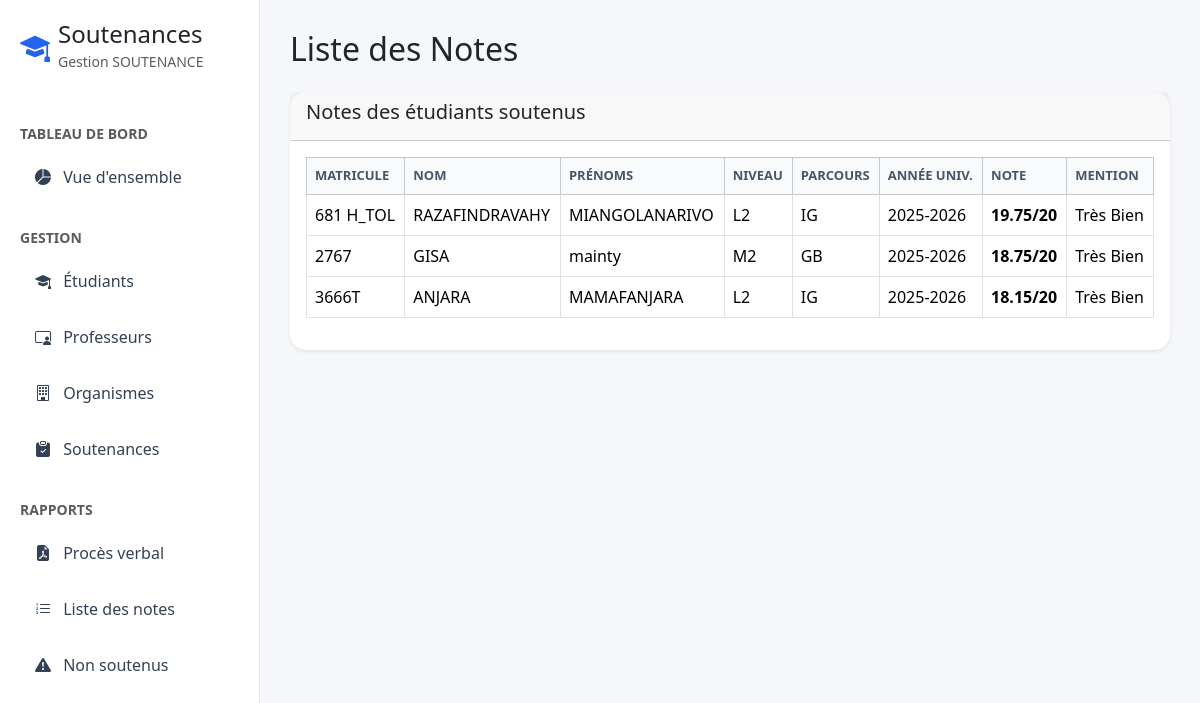
The page /pages/notes.php on the database its author committed.
### tables this page shows
CREATE TABLE `soutenir` (
  `id` int(11) NOT NULL,
  `matricule` varchar(20) NOT NULL,
  `idorg` int(11) NOT NULL,
  `annee_univ` varchar(20) NOT NULL,
  `note` decimal(4,2) NOT NULL,
  `president` varchar(255) NOT NULL,
  `examinateur` varchar(255) NOT NULL,
  `rapporteur_int` varchar(255) NOT NULL,
  `rapporteur_ext` varchar(255) NOT NULL,
  `date_soutenance` date NOT NULL
);

CREATE TABLE `etudiant` (
  `matricule` varchar(20) NOT NULL,
  `nom` varchar(100) NOT NULL,
  `prenoms` varchar(150) NOT NULL,
  `niveau` varchar(10) NOT NULL,
  `parcours` varchar(50) NOT NULL,
  `adr_email` varchar(150) DEFAULT NULL
);

### pages/notes.php (the view, shortened to what this page needs)
<?php
include("../includes/config.php");
include("../includes/header.php");
include("../includes/sidebar.php");
$result = mysqli_query($conn,"
SELECT s.*, e.nom, e.prenoms, e.niveau, e.parcours
FROM soutenir s
LEFT JOIN etudiant e ON s.matricule = e.matricule
ORDER BY s.note DESC
");
function mention($note){
    return "Très Bien";
}
?>
<div class="content">
    <h2 class="mb-4">Liste des Notes</h2>
    <div class="card shadow-sm">
        <div class="card-header">
            <h5>Notes des étudiants soutenus</h5>
        </div>
        <div class="card-body">
            <table class="table table-bordered table-hover align-middle">
                <thead class="table-light">
                    <tr>
                        <th>Matricule</th>
                        <th>Nom</th>
                        <th>Prénoms</th>
                        <th>Niveau</th>
                        <th>Parcours</th>
                        <th>Année Univ.</th>
                        <th>Note</th>
                        <th>Mention</th>
                    </tr>
                </thead>
                <tbody>
                    <?php while($n = mysqli_fetch_assoc($result)){ ?>
                    <tr>
                        <td><?= $n['matricule']; ?></td>
                        <td><?= $n['nom']; ?></td>
                        <td><?= $n['prenoms']; ?></td>
                        <td><?= $n['niveau']; ?></td>
                        <td><?= $n['parcours']; ?></td>
                        <td><?= $n['annee_univ']; ?></td>
                        <td><strong><?= $n['note']; ?>/20</strong></td>
                        <td><?= mention($n['note']); ?></td>
                    </tr>
                    <?php } ?>
                </tbody>
            </table>
        </div>
    </div>
</div>
</body>
</html>

### includes/header.php (style rules this page uses)
* { margin:0; padding:0; box-sizing:border-box; }
html, body { width:100%; min-height:100%; overflow-x:hidden; overflow-y:auto; background:#f5f7fb; font-family:Segoe UI,Tahoma,Geneva,Verdana,sans-serif; }
.content { margin-left:260px; min-height:100vh; padding:30px; }
.card { border:none; border-radius:16px; box-shadow:0 6px 18px rgba(0,0,0,.08); }
.table th { background:#f8fafc; color:#475569; text-transform:uppercase; font-size:13px; }

### rows shown on the page
soutenir: matricule "681 H_TOL", matricule.nom "RAZAFINDRAVAHY", matricule.prenoms "MIANGOLANARIVO", matricule.niveau "L2", matricule.parcours "IG", annee_univ "2025-2026", note "19.75", note "Très Bien"
soutenir: matricule "2767", matricule.nom "GISA", matricule.prenoms "mainty", matricule.niveau "M2", matricule.parcours "GB", annee_univ "2025-2026", note "18.75", note "Très Bien"
soutenir: matricule "3666T", matricule.nom "ANJARA", matricule.prenoms "MAMAFANJARA", matricule.niveau "L2", matricule.parcours "IG", annee_univ "2025-2026", note "18.15", note "Très Bien"
